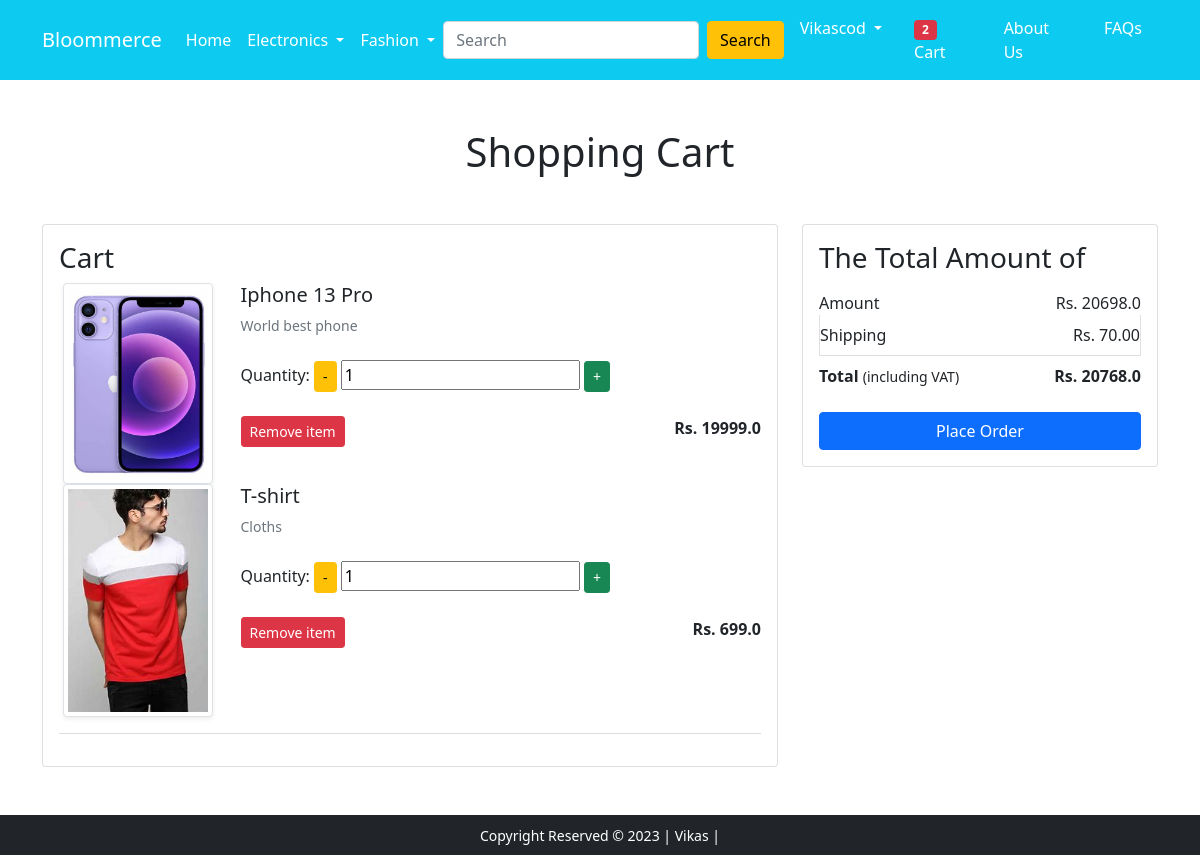
Page /cart/ (signed in) on the earlier database version.
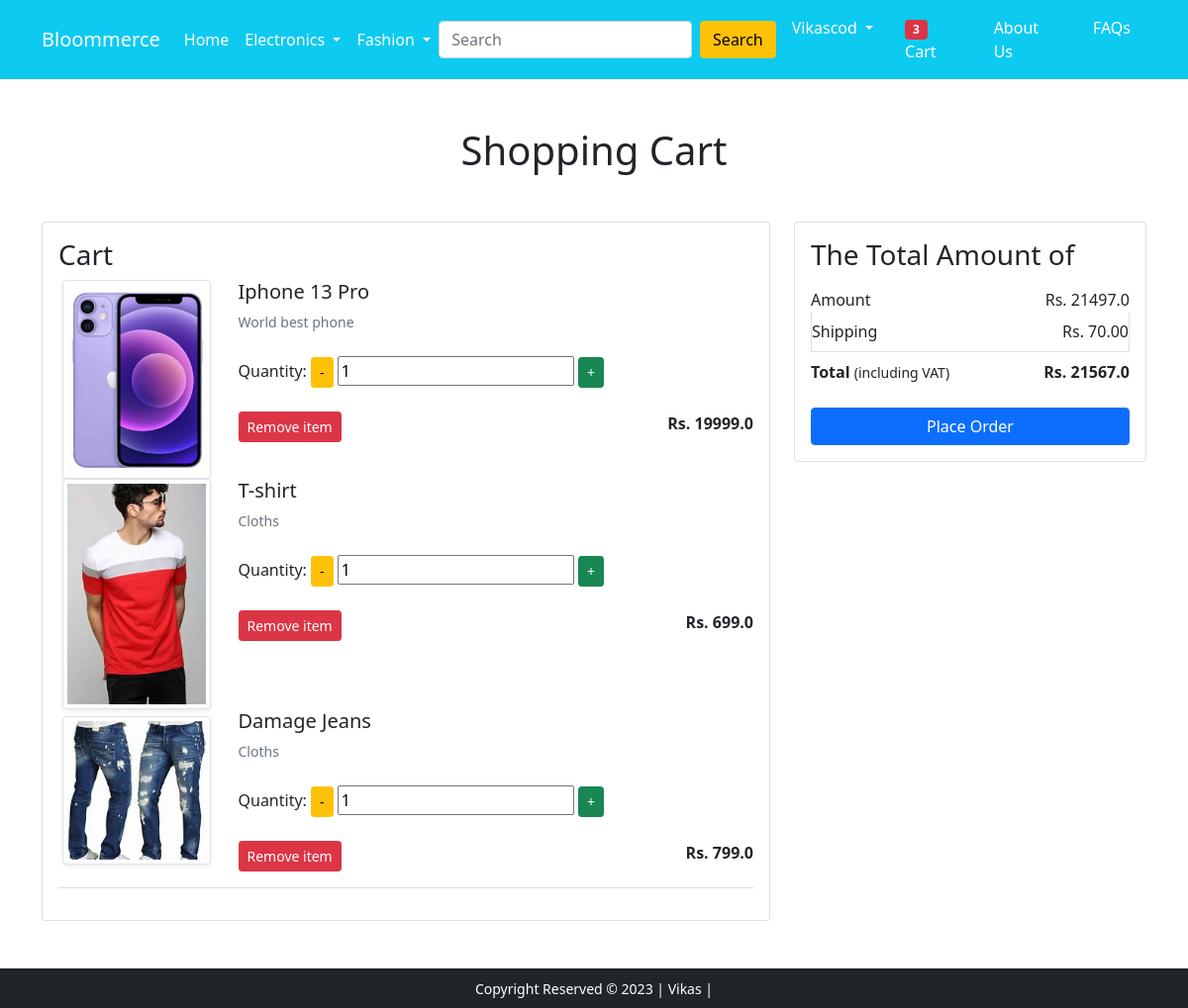
Same page on the later database version.
### app/models.py (models this page shows, shortened)
class Cart(models.Model):
    user = models.ForeignKey(User, on_delete=models.CASCADE)
    product = models.ForeignKey(Product, on_delete=models.CASCADE)
    quantity = models.PositiveIntegerField(default=1)

class Product(models.Model):
    user = models.ForeignKey(User, on_delete=models.CASCADE, null=True)
    title = models.CharField(max_length=100)
    price = models.FloatField()
    discount_price = models.FloatField()
    description = models.TextField()
    brand = models.CharField(max_length=100)
    category = models.CharField(choices=CATEGORY_CHOICES, max_length=30)
    product_image = models.ImageField(upload_to='productimg')

### app/views.py (the view)
# urls.py: path('cart/', views.show_cart, name='cart'),
@login_required(login_url='/accounts/login')
def show_cart(request):
    if request.user.is_authenticated:
        total_item = 0
        user = request.user
        carts = Cart.objects.filter(user=user)
        amount = 0.0
        shiping = 70.0
        total_amount = 0.0
        cart_product = [p for p in Cart.objects.all() if p.user == user]
        if request.user.is_authenticated:
            total_item = len(Cart.objects.filter(user=request.user))
        if cart_product:
            for p in cart_product:
                tempamount = p.quantity * p.product.price
                amount += tempamount
                totalamount = shiping + amount
            return render(request, 'app/addtocart.html', {'carts':carts, 'totalamount':totalamount, 'amount':amount, 'total_item':total_item})
        else:
            return render(request, 'app/emptycart.html')

### app/templates/app/addtocart.html (shortened to what this page needs)
{% extends 'app/base.html' %}
{% load static %}
{% block main-content %}
<div class="container my-5">
 <div class="row">
  <h1 class="text-center mb-5">Shopping Cart</h1>
  <div class="col-sm-8">
  <div class="card">
   <div class="card-body">
    <h3>Cart</h3>
    {% for cart in carts %}
    <div class="row">
     <div class="col-sm-3 text-center align-self-center"><img src="{{cart.product.product_image.url}}" alt="" srcset="" class="img-fluid img-thumbnail shadow-sm" height="150" width="150"> </div>
     <div class="col-sm-9">
      <div>
       <h5>{{cart.product.title}}</h5>
       <p class="mb-2 text-muted small">{{cart.product.description}}</p>
       <div class="my-4">
        <form method="POST" action="{% url 'update_cart' cart.id %}">
          <label for="quantity">Quantity:</label>
          <button type="submit" class="btn btn-sm btn-warning mr-3" name="update" value="-1">-</button>
          <input type="number" name="quantity" value="{{ cart.quantity }}">
          <button type="submit" class="btn btn-sm btn-success mr-3" name="update" value="1">+</button>
        </form>
      </div>
       <div class="d-flex justify-content-between mt-2">
        <a href="{% url 'remove' cart.id %}" class="btn btn-sm btn-danger mr-3">Remove item </a>
        <p class="mb-0"><span><strong>Rs. {{cart.product.price}}</strong></span></p>
       </div>
      </div>
     </div>
    </div>
    {% endfor %}
    <hr class="text-muted">
   </div>
   </div>
  </div>
  <div class="col-sm-4">
   <div class="card">
    <div class="card-body">
      <h3>The Total Amount of</h3>
      <ul class="list-group">
       <li class="list-group-item d-flex justify-content-between align-items-center border-0 px-0 pb-0">Amount<span>Rs. {{ amount }}</span></li>
       <li class="list-group-item d-flex justify-content-between align-items-center px-0">Shipping<span>Rs. 70.00</span></li>
       <li class="list-group-item d-flex justify-content-between align-items-center border-0 px-0 mb-3">
        <div>
           <strong>Total</strong> <small>(including VAT)</small>
         </div>
         <span><strong>Rs. {{ totalamount }}</strong></span>
       </li>
      </ul>
      <div class="d-grid"><a href="{% url 'checkout' %}" class="btn btn-primary">Place Order</a></div>
    </div>
   </div>
  </div>
 </div>
</div>
{% endblock main-content %}

### app/templates/app/base.html (shortened to what this page needs)
<!doctype html>
{% load static %}
<html lang="en">
  <head>
    <link href="https://cdn.jsdelivr.net/npm/bootstrap@5.0.0-beta1/dist/css/bootstrap.min.css" rel="stylesheet">
    <link rel="stylesheet" href="{% static 'app/css/owl.carousel.min.css' %}">
    <link rel="stylesheet" href="{% static 'app/css/all.min.css' %}">
    <link rel="stylesheet" href="{% static 'app/css/style.css' %}">
  </head>
  <body>
    <nav class="navbar navbar-expand-lg navbar-dark bg-info">
     <div class="container">
       <a class="navbar-brand" href="/">Bloommerce</a>
       <div class="collapse navbar-collapse" id="navbarSupportedContent">
         <ul class="navbar-nav me-auto mb-2 mb-lg-0">
           <li class="nav-item">
             <a class="nav-link active" aria-current="page" href="/">Home</a>
           </li>
           <li class="nav-item dropdown">
             <a class="nav-link dropdown-toggle text-white" href="#" id="electronicsDropdown" role="button" data-bs-toggle="dropdown" aria-expanded="false">
               Electronics
             </a>
           </li>
           <li class="nav-item dropdown">
             <a class="nav-link dropdown-toggle text-white" href="#" id="fashionDropdown" role="button" data-bs-toggle="dropdown" aria-expanded="false">
               Fashion
             </a>
           </li>
         </ul>
         <form class="d-flex" action="{% url 'search' %}" method="get">
           <input class="form-control me-2" name="query" id="query" type="search" placeholder="Search" aria-label="Search">
           <button class="btn btn-warning" type="submit">Search</button>
         </form>
         <div>
          <ul class="navbar-nav me-auto mb-2 mb-lg-0">
            {% if request.user.is_authenticated %}
            <li class="nav-item dropdown mx-2">
                <a class="nav-link dropdown-toggle text-white" href="#" id="profileDropdown" role="button" data-bs-toggle="dropdown" aria-expanded="false">
                    {{ request.user.username|capfirst }}
                </a>
            </li>
            {% endif %}
            {% if not request.user.is_authenticated %}
            <li class="nav-item mx-2">
                <a href="{% url 'login' %}" class="nav-link text-white">Login</a>
            </li>
            <li class="nav-item mx-2">
                <a href="{% url 'customerregistration' %}" class="nav-link text-white">Registration</a>
            </li>
            {% else %}
            <li class="nav-item mx-2">
              <a href="{% url 'cart' %}" class="nav-link text-white"><span class="badge bg-danger">{{total_item}}</span> Cart </a>
            </li>
            {% endif %}
            <li class="nav-item mx-2">
              <a href="{% url 'about' %}" class="nav-link text-white">About Us</a>
            </li>
            <li class="nav-item mx-2">
              <a href="{% url 'faqs' %}" class="nav-link text-white">FAQs</a>
            </li>
          </ul>
         </div>
       </div>
     </div>
    </nav>
    {% block main-content %} {% endblock main-content %}
    <footer class="container-fluid bg-dark text-center p-2 mt-5">
        <small class="text-white">Copyright Reserved &copy; 2023 | Vikas | </small>
    </footer>
  </body>
</html>

Differences in the rows shown:
added Cart: product.product_image (picture), product "Damage Jeans", product.description "Cloths", quantity "1", product.price "799.0"
Other differences:
{{ total_item }}: "2" → "3"
{{ amount }}: "20698.0" → "21497.0"
{{ totalamount }}: "20768.0" → "21567.0"
